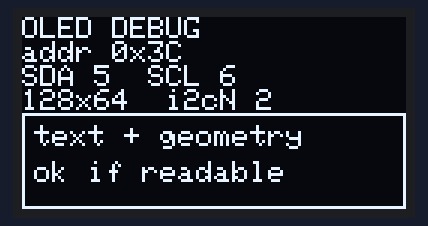
Bench run of a sketch on a simulated Seeed XIAO ESP32-S3. On the bench: 128×64 one-colour display. What the sketch prints to the serial monitor is not drawn.

Above: at 2.2 s.
At 5.1 s:
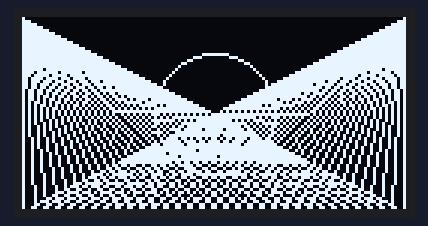
At 6.45 s:
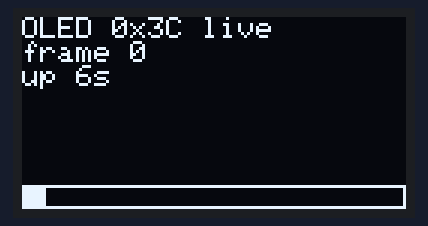
At 14.72 s:
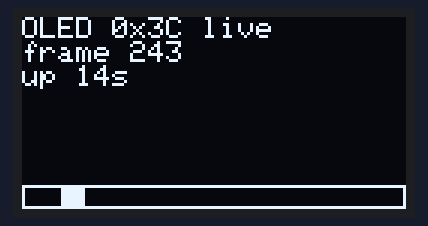
At 22.98 s:
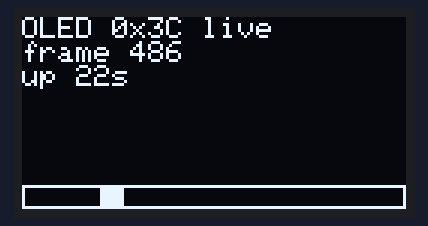
At 39.83 s:
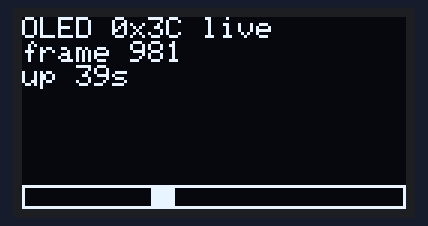

The sketch:

debug_oled.ino
```cpp
// debug_oled.ino — focused SSD1306 OLED bring-up for the MIDI Guitar board.
//
// Walks the OLED through every common failure mode and reports each step
// over Serial so you can pinpoint where it dies:
//   1. I2C bus scan (does *anything* ACK?)
//   2. SSD1306 init at 0x3C (and 0x3D as a fallback)
//   3. Static text, geometry, full-screen fill, inverted display
//   4. Continuous animation (sweeping bar) so a frozen panel is obvious
//
// Board: XIAO_ESP32S3, USB Mode: USB-OTG (TinyUSB)
// Libs : Adafruit SSD1306, Adafruit GFX
//
// Pin map: the schematic (J4 OLED) has SDA on XIAO D4 = GPIO5 and SCL on
// XIAO D5 = GPIO6. The v5 firmware uses GPIO43/6 instead, which does not
// match this board. Toggle USE_FIRMWARE_PINS if you want to try that map.

#include <Wire.h>
#include <Adafruit_GFX.h>
#include <Adafruit_SSD1306.h>

#define USE_FIRMWARE_PINS 0   // 0 = schematic (correct), 1 = v5 firmware

#if USE_FIRMWARE_PINS
  #define I2C_SDA  43
  #define I2C_SCL  6
#else
  #define I2C_SDA  5            // XIAO D4
  #define I2C_SCL  6            // XIAO D5
#endif
#define I2C_FREQ   400000

#define OLED_W     128
#define OLED_H     64
#define OLED_PRIMARY   0x3C
#define OLED_FALLBACK  0x3D     // some clones strap A0 high

Adafruit_SSD1306 oled(OLED_W, OLED_H, &Wire);

static bool   oledOK    = false;
static uint8_t oledAddr = 0;
static uint8_t i2cCount = 0;
static bool   sawPrimary  = false;
static bool   sawFallback = false;

static void scanBus() {
    Serial.println("[I2C] scanning 0x01..0x7E ...");
    i2cCount = 0;
    sawPrimary = sawFallback = false;
    for (uint8_t a = 1; a < 127; a++) {
        Wire.beginTransmission(a);
        if (Wire.endTransmission() == 0) {
            Serial.printf("       0x%02X\n", a);
            if (a == OLED_PRIMARY)  sawPrimary  = true;
            if (a == OLED_FALLBACK) sawFallback = true;
            i2cCount++;
        }
    }
    Serial.printf("[I2C] %u device(s) total\n", i2cCount);
    Serial.printf("[I2C] 0x3C %s, 0x3D %s\n",
                  sawPrimary  ? "ACK" : "NO-ACK",
                  sawFallback ? "ACK" : "NO-ACK");
}

static bool tryInit(uint8_t addr) {
    Serial.printf("[OLED] init at 0x%02X ... ", addr);
    bool ok = oled.begin(SSD1306_SWITCHCAPVCC, addr);
    Serial.println(ok ? "OK" : "FAIL");
    return ok;
}

static void showBanner() {
    oled.clearDisplay();
    oled.setTextSize(1);
    oled.setTextColor(SSD1306_WHITE);
    oled.setCursor(0, 0);
    oled.println("OLED DEBUG");
    oled.printf("addr 0x%02X\n", oledAddr);
    oled.printf("SDA %d  SCL %d\n", I2C_SDA, I2C_SCL);
    oled.printf("%dx%d  i2cN %u\n", OLED_W, OLED_H, i2cCount);
    oled.drawRect(0, 32, OLED_W, OLED_H - 32, SSD1306_WHITE);
    oled.setCursor(4, 36);
    oled.println("text + geometry");
    oled.setCursor(4, 48);
    oled.println("ok if readable");
    oled.display();
}

static void runTestPatterns() {
    Serial.println("[OLED] pattern 1/4: banner");
    showBanner();
    delay(1500);

    Serial.println("[OLED] pattern 2/4: full white fill");
    oled.fillScreen(SSD1306_WHITE);
    oled.display();
    delay(800);

    Serial.println("[OLED] pattern 3/4: inverted");
    oled.invertDisplay(true);
    delay(600);
    oled.invertDisplay(false);

    Serial.println("[OLED] pattern 4/4: geometry sweep");
    oled.clearDisplay();
    for (int i = 0; i < OLED_W; i += 4) {
        oled.drawLine(0, 0, i, OLED_H - 1, SSD1306_WHITE);
        oled.drawLine(OLED_W - 1, 0, OLED_W - 1 - i, OLED_H - 1, SSD1306_WHITE);
    }
    oled.drawCircle(OLED_W / 2, OLED_H / 2, 20, SSD1306_WHITE);
    oled.display();
    delay(1200);
}

void setup() {
    Serial.begin(115200);
    delay(2000);
    Serial.println("\n========================================");
    Serial.println("  MidiGuitar — OLED debug");
    Serial.println("========================================");
    Serial.printf("[cfg] SDA=GPIO%d  SCL=GPIO%d  freq=%d Hz\n",
                  I2C_SDA, I2C_SCL, I2C_FREQ);

    Wire.begin(I2C_SDA, I2C_SCL, I2C_FREQ);
    delay(50);

    scanBus();

    if (!sawPrimary && !sawFallback) {
        Serial.println("[OLED] no candidate address ACK'd. Likely causes:");
        Serial.println("       - SDA/SCL swapped or wrong GPIO");
        Serial.println("       - VCC not on 3V3, or GND missing");
        Serial.println("       - pull-ups missing (most modules include them)");
        Serial.println("       - wrong I2C address strap");
        Serial.println("[OLED] will still attempt begin() so library errors are visible.");
    }

    if (sawPrimary && tryInit(OLED_PRIMARY)) {
        oledOK = true; oledAddr = OLED_PRIMARY;
    } else if (sawFallback && tryInit(OLED_FALLBACK)) {
        oledOK = true; oledAddr = OLED_FALLBACK;
    } else {
        if (tryInit(OLED_PRIMARY))       { oledOK = true; oledAddr = OLED_PRIMARY; }
        else if (tryInit(OLED_FALLBACK)) { oledOK = true; oledAddr = OLED_FALLBACK; }
    }

    if (!oledOK) {
        Serial.println("[OLED] init failed. Stopping pattern tests.");
        Serial.println("[OLED] will keep rescanning every 2 s — power cycle is OK.");
        return;
    }

    runTestPatterns();
    Serial.println("[OLED] static tests done. Entering live animation.");
}

void loop() {
    static uint32_t tFrame = 0;
    static uint32_t tStatus = 0;
    static uint32_t tRescan = 0;
    static uint16_t frame = 0;

    if (!oledOK) {
        if (millis() - tRescan > 2000) {
            tRescan = millis();
            scanBus();
            if (sawPrimary && tryInit(OLED_PRIMARY))       { oledOK = true; oledAddr = OLED_PRIMARY; runTestPatterns(); }
            else if (sawFallback && tryInit(OLED_FALLBACK)){ oledOK = true; oledAddr = OLED_FALLBACK; runTestPatterns(); }
        }
        return;
    }

    if (millis() - tFrame > 33) {
        tFrame = millis();
        oled.clearDisplay();
        oled.setTextSize(1);
        oled.setTextColor(SSD1306_WHITE);
        oled.setCursor(0, 0);
        oled.printf("OLED 0x%02X live\n", oledAddr);
        oled.printf("frame %u\n", frame);
        oled.printf("up %lus\n", (unsigned long)(millis() / 1000));

        int x = frame % (OLED_W * 2);
        if (x >= OLED_W) x = (OLED_W * 2) - x;
        oled.fillRect(0, OLED_H - 8, OLED_W, 8, SSD1306_BLACK);
        oled.fillRect(x, OLED_H - 8, 8, 8, SSD1306_WHITE);
        oled.drawRect(0, OLED_H - 8, OLED_W, 8, SSD1306_WHITE);
        oled.display();
        frame++;
    }

    if (millis() - tStatus > 1000) {
        tStatus = millis();
        Serial.printf("[live] addr=0x%02X  frame=%u  up=%lus  heap=%u\n",
                      oledAddr, frame,
                      (unsigned long)(millis() / 1000),
                      (unsigned)ESP.getFreeHeap());
    }
}
```

Measured:
- what the display in image 0 shows lasts 1.6 s, from 2.1 s to 3.7 s
- what the display in image 1 shows lasts 1.2 s, from 5.1 s to 6.3 s
